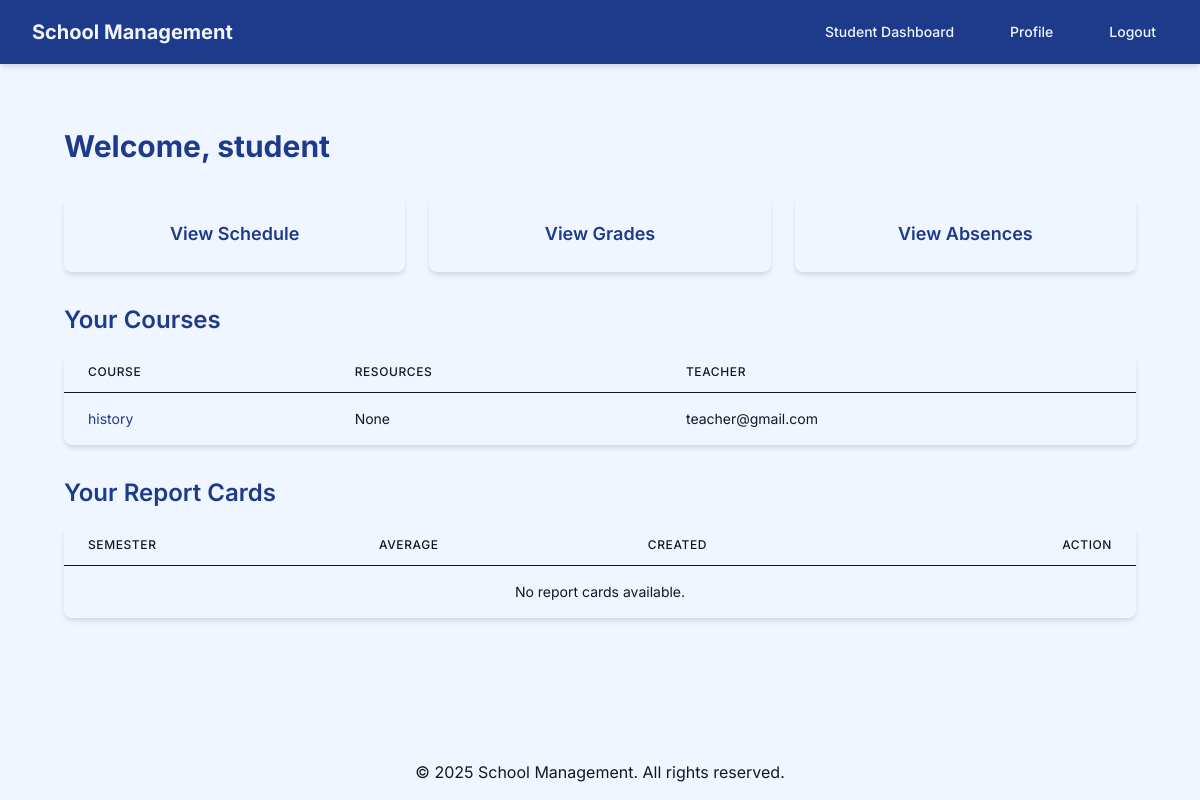
Page /school/student/dashboard/ (signed in) on the earlier database version.
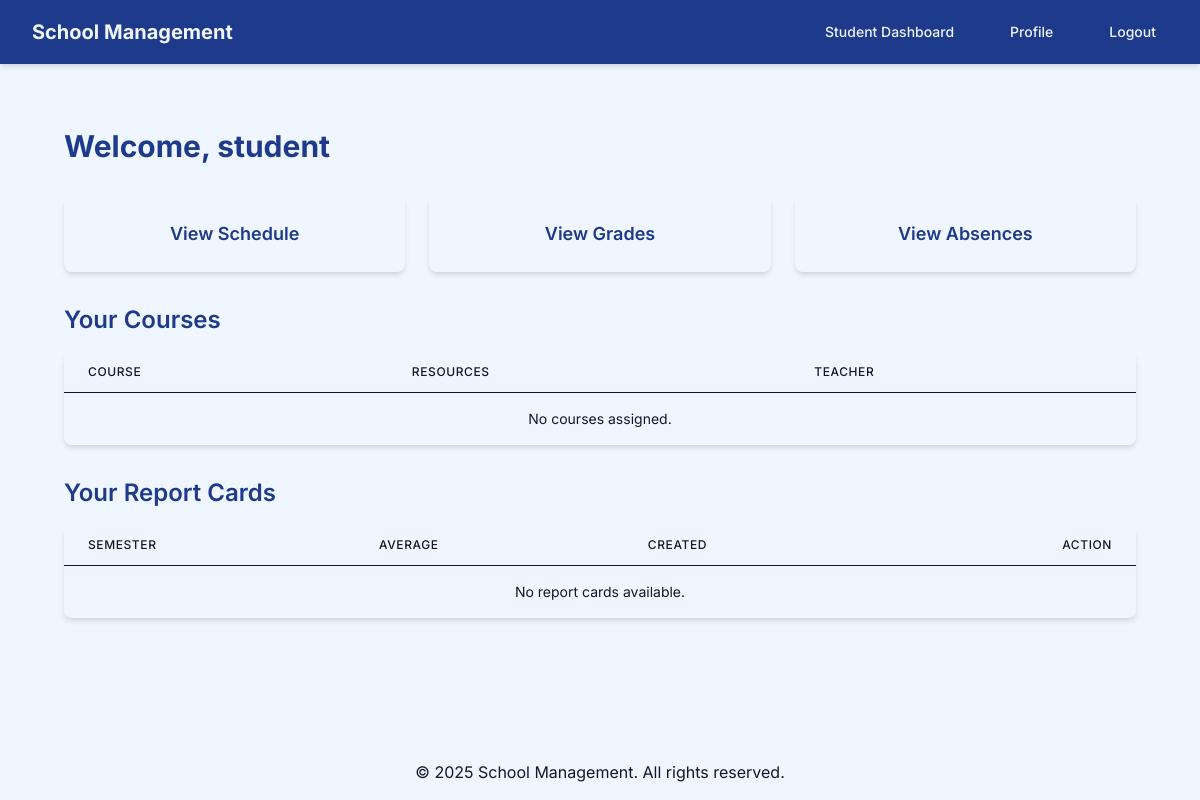
Same page on the later database version.
### school_management/models.py (models this page shows, shortened)
class Course(models.Model):
    name = models.CharField(max_length=100)
    teacher = models.ForeignKey(User, on_delete=models.CASCADE, limit_choices_to={'is_staff': True})
    class_group = models.ForeignKey(ClassGroup, on_delete=models.CASCADE)
    description = models.TextField(blank=True)
    resources = models.FileField(upload_to='course_resources/', blank=True, null=True)

### school_management/views.py (the view)
        @login_required
        def wrapper(request, *args, **kwargs):
            if is_superuser and not request.user.is_superuser:
                messages.error(request, "Access denied. Admin privileges required.")
                return redirect('login')
            elif is_staff and not request.user.is_staff:
                messages.error(request, "Access denied. Teacher privileges required.")
                return redirect('login')
            elif is_student and (request.user.is_staff or request.user.is_superuser):
                messages.error(request, "Access denied. Student account required.")
                return redirect('login')
            return view_func(request, *args, **kwargs)

### school_management/views.py (called while the page is built)
def user_role_required(is_superuser=False, is_staff=False, is_student=False):
    def decorator(view_func):
        @login_required
        def wrapper(request, *args, **kwargs):
            if is_superuser and not request.user.is_superuser:
                messages.error(request, "Access denied. Admin privileges required.")
                return redirect('login')
            elif is_staff and not request.user.is_staff:
                messages.error(request, "Access denied. Teacher privileges required.")
                return redirect('login')
            elif is_student and (request.user.is_staff or request.user.is_superuser):
                messages.error(request, "Access denied. Student account required.")
                return redirect('login')
            return view_func(request, *args, **kwargs)
        return wrapper
    return decorator

### school_management/templates/school_management/student_dashboard.html (shortened to what the changed rows need)
{% extends 'base.html' %}
{% block content %}
    <div class="fade-in max-w-7xl mx-auto px-4 sm:px-6 lg:px-8 py-8">
        <h2 class="text-3xl font-bold text-blue-900 mb-8">Welcome, {{ profile.user.username }}</h2>
        <div class="bg-beige-100 rounded-lg shadow-md overflow-x-auto mb-8">
            <table class="min-w-full divide-y divide-gray-900">
                <thead class="bg-blue-50">
                    <tr>
                        <th class="px-6 py-3 text-left text-xs font-medium text-gray-900 uppercase tracking-wider">Course</th>
                        <th class="px-6 py-3 text-left text-xs font-medium text-gray-900 uppercase tracking-wider">Resources</th>
                        <th class="px-6 py-3 text-left text-xs font-medium text-gray-900 uppercase tracking-wider">Teacher</th>
                    </tr>
                </thead>
                <tbody class="divide-y divide-gray-900">
                    {% for course in courses %}
                        <tr class="hover:bg-blue-50 transition duration-200">
                            <td class="px-6 py-4 whitespace-nowrap text-sm text-gray-900">
                                <a href="{% url 'course_detail' course.id %}" class="text-blue-900 hover:underline">{{ course.name }}</a>
                            </td>
                            <td class="px-6 py-4 whitespace-nowrap text-sm text-gray-900">
                                {% if course.resources %}
                                    <a href="{{ course.resources.url }}" download class="text-blue-900 hover:underline">Download PDF</a>
                                {% else %}
                                    None
                                {% endif %}
                            </td>
                            <td class="px-6 py-4 whitespace-nowrap text-sm text-gray-900">{{ course.teacher.email }}</td>
                        </tr>
                    {% empty %}
                        <tr>
                            <td colspan="3" class="px-6 py-4 text-center text-sm text-gray-900">No courses assigned.</td>
                        </tr>
                    {% endfor %}
                </tbody>
            </table>
        </div>
        <div class="bg-beige-100 rounded-lg shadow-md overflow-x-auto">
            <table class="min-w-full divide-y divide-gray-900">
                <thead class="bg-blue-50">
                    <tr>
                        <th class="px-6 py-3 text-left text-xs font-medium text-gray-900 uppercase tracking-wider">Semester</th>
                        <th class="px-6 py-3 text-left text-xs font-medium text-gray-900 uppercase tracking-wider">Average</th>
                        <th class="px-6 py-3 text-left text-xs font-medium text-gray-900 uppercase tracking-wider">Created</th>
                        <th class="px-6 py-3 text-right text-xs font-medium text-gray-900 uppercase tracking-wider">Action</th>
                    </tr>
                </thead>
            </table>
        </div>
    </div>
{% endblock %}

Differences in the rows shown:
removed Course: name "history", resources "None", teacher.email "teacher@gmail.com"
Other differences:
text now shown: "No courses assigned."
